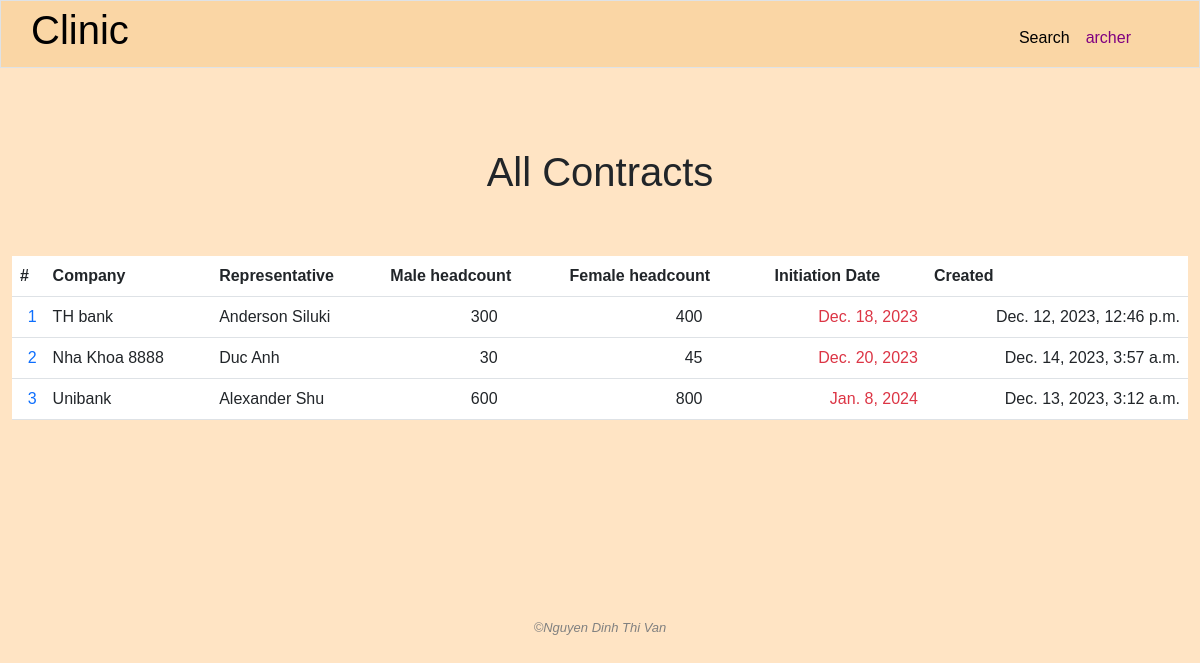
The page /all_contracts (signed in) on the database its author committed.
### clinic/models.py (models this page shows, shortened)
class User(AbstractUser):
    class Level(models.IntegerChoices):
        GUEST = 0
        LOW = 1
        MIDDLE = 2
        TOP = 3
    management_right_level = models.IntegerField(choices=Level.choices, blank=True, null=True)

class Contract(models.Model):
    client = models.ForeignKey(Company, on_delete=models.CASCADE, related_name='contracts')
    services = models.ManyToManyField(Service, related_name='contracts')
    male_headcount = models.IntegerField()
    female_headcount = models.IntegerField()
    total_value = models.IntegerField(blank=True, null=True)
    discount = models.DecimalField(max_digits=5, decimal_places=2, default=0.00)
    revenue = models.IntegerField(blank=True, null=True)
    initiation_date = models.DateField(blank=True, null=True)
    created = models.DateTimeField(auto_now_add=True)
    created_by = models.ForeignKey(User, on_delete=models.SET_NULL, blank=True, null=True, related_name='contracts_added')
    modified_by = models.ForeignKey(User, on_delete=models.SET_NULL, blank=True, null=True, related_name='contracts_modified')
    pdf_file = models.FileField(upload_to='uploaded_files/', blank=True, null=True)
    archived = models.BooleanField(default=False)
    archived_date = models.DateTimeField(blank=True, null=True)
    archived_by = models.ForeignKey(User, on_delete=models.SET_NULL, blank=True, null=True, related_name="archived_contracts")

class Company(models.Model):
    name = models.CharField(max_length=255)
    industry = models.CharField(max_length=255)
    address = models.TextField()
    email = models.CharField(max_length=255, blank=True, null=True)
    phone = models.CharField(max_length=255, blank=True, null=True)
    representative = models.ForeignKey('People', on_delete=models.SET_NULL, blank=True, null=True, related_name="companies")
    male_headcount = models.IntegerField()
    female_headcount = models.IntegerField()
    created_by = models.ForeignKey(User, on_delete=models.SET_NULL, blank=True, null=True, related_name="add_companies")
    modified_by = models.ForeignKey(User, on_delete=models.SET_NULL, blank=True, null=True, related_name="modified_companies")

class People(models.Model):
    name = models.CharField(max_length=255)
    position = models.TextField(blank=True)
    address = models.TextField(blank=True, null=True)
    email = models.CharField(max_length=255)
    phone = models.CharField(max_length=255)
    note = models.TextField(blank=True)
    created_by = models.ForeignKey(User, on_delete=models.SET_NULL, blank=True, null=True, related_name='add_people')
    modified_by = models.ForeignKey(User, on_delete=models.SET_NULL, blank=True, null=True, related_name='modified_person')

### clinic/views.py (the view)
# urls.py: path('all_contracts', views.all_contracts, name="all_contracts"),
@login_required
def all_contracts(request):
    if "read_contract_info" not in user_right(request.user.management_right_level):
        request.session['nay_message'] = 'You do not have the right to access this information'
        return HttpResponseRedirect(reverse('index'))
    contracts = Contract.objects.filter(archived=False).order_by('initiation_date')
    today = date.today()
    for contract in contracts:
        if days_between(str(today), str(contract.initiation_date)) <= 10:
            contract.in_within_10_days = True
        else:
            contract.in_within_10_days = False
    yay_message = request.session.get('yay_message', '')
    nay_message = request.session.get('nay_message', '')
    request.session['yay_message'] = ''
    request.session['nay_message'] = ''
    return render(request, "clinic/contracts.html", {
        "contracts": contracts,
        "today": today,
        "yay_message": yay_message,
        "nay_message": nay_message
    })

### clinic/helpers.py (called while the page is built)
def days_between(d1, d2):
    d1 = datetime.strptime(d1, '%Y-%m-%d')
    d2 = datetime.strptime(d2, '%Y-%m-%d')
    return (d2 - d1).days

### clinic/templates/clinic/contracts.html (shortened to what this page needs)
{% extends "clinic/layout.html" %}
{% load static %}
{% block main %}
    <h1 class="text-center page-title">All Contracts</h1>
    <div class="container-fluid">
        <table class="table table-hover">
            <thead>
                <tr>
                    <th>
                        #
                    </th>
                    <th>
                        Company
                    </th>
                    <th class="hide-for-mobile">
                        Representative
                    </th>
                    <th>
                        Male headcount
                    </th>
                    <th>
                        Female headcount
                    </th>
                    <th>
                        Initiation Date
                    </th>
                    <th class="hide-for-mobile">
                        Created
                    </th>
                </tr>
            </thead>
            <tbody>
                {% for contract in contracts %}
                    <tr>
                        <td class="text-end">
                            <a class="no-underline" href="{% url 'contract_detail' contract_id=contract.id %}">
                                {{ forloop.counter }}
                            </a>
                        </td>
                        <td>{{ contract.client.name }}</td>
                        <td class="hide-for-mobile">{{ contract.client.representative.name }}</td>
                        <td class="text-end" style="padding-right: 4em;">{{ contract.male_headcount }}</td>
                        <td class="text-end" style="padding-right: 4em;">{{ contract.female_headcount }}</td>
                        <td class="text-end {% if contract.in_within_10_days %} text-danger {% endif %}">{{ contract.initiation_date }}</td>
                        <td class="text-end hide-for-mobile">{{ contract.created }}</td>
                    </tr>
                {% endfor %}
            </tbody>
        </table>
    </div>
{% endblock %}

### clinic/templates/clinic/layout.html (shortened to what this page needs)
{% load static %}
<!DOCTYPE html>
<html lang="en">
    <head>
        <link rel="stylesheet" href="https://cdnjs.cloudflare.com/ajax/libs/font-awesome/4.7.0/css/font-awesome.min.css">
        <link rel="stylesheet" href="{% static 'clinic/bootstrap.css' %}">
        <link rel="stylesheet" href="{% static 'clinic/styles.css' %}">
    </head>
    <body>
        {% if user.is_authenticated %}
            <nav class="navbar navbar-expand-lg navbar-custom border" id="pc-nav">
                <a class="navbar-brand" href="{% url 'index' %}"><span><h1>Clinic</h1></span></a>
                <div class="collapse navbar-collapse" id="navbar">
                    <ul class="navbar-nav ms-auto mt-2">
                        <li class="nav-item">
                            <div class="dropdown">
                                <a class="nav-link active" href="{% url 'search' %}">Search</a>
                            </div>
                        </li>
                        <li class="nav-item">
                            <div class="dropdown">
                                <button class="nav-link active" style="color: purple;" type="button" id="dropdownMenuButton2" data-bs-toggle="dropdown" aria-expanded="false">
                                    {{ user.username }}
                                </button>
                            </div>
                        </li>
                    </ul>
                </div>
            </nav>
        {% endif %}
        <main>{% block main %}{% endblock %}</main>
        <footer class="text-center">
            &#169;Nguyen Dinh Thi Van
        </footer>
    </body>
</html>

### clinic/static/clinic/styles.css (style rules this page uses)
body { font-family: sans-serif; }
body { color: auto; background-color: bisque; }
main { min-height: 40vh; }
footer { margin-top: 150px; font-family: sans-serif; font-size: 13px; font-style: italic; color: grey; }
.navbar-custom { padding: 0 60px 0 30px; background: #FAD6A5; margin-bottom: 30px; }
.page-title { margin-bottom: 1.5em; }
.container-fluid { display: flex; justify-content: center; align-items: center; }
td { padding: .5em; color: orange; }
.no-underline { text-decoration: none; }

### rows shown on the page
User: username "archer"
Contract: client.name "TH bank", client.representative.name "Anderson Siluki", male_headcount "300", female_headcount "400", initiation_date "Dec. 18, 2023", created "Dec. 12, 2023, 12:46 p.m."
Contract: client.name "Nha Khoa 8888", client.representative.name "Duc Anh", male_headcount "30", female_headcount "45", initiation_date "Dec. 20, 2023", created "Dec. 14, 2023, 3:57 a.m."
Contract: client.name "Unibank", client.representative.name "Alexander Shu", male_headcount "600", female_headcount "800", initiation_date "Jan. 8, 2024", created "Dec. 13, 2023, 3:12 a.m."
